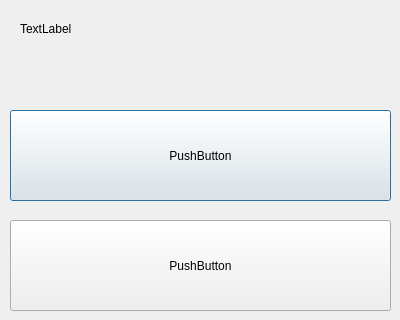
<?xml version="1.0" encoding="UTF-8"?>
<ui version="4.0">
 <class>OptionsDialogCreate</class>
 <widget class="QDialog" name="OptionsDialogCreate">
  <property name="geometry">
   <rect>
    <x>0</x>
    <y>0</y>
    <width>400</width>
    <height>320</height>
   </rect>
  </property>
  <property name="windowTitle">
   <string>Dialog</string>
  </property>
  <widget class="QWidget" name="DialogWidget" native="true">
   <property name="geometry">
    <rect>
     <x>0</x>
     <y>0</y>
     <width>401</width>
     <height>311</height>
    </rect>
   </property>
   <widget class="QWidget" name="TitleWidget" native="true">
    <property name="geometry">
     <rect>
      <x>10</x>
      <y>10</y>
      <width>381</width>
      <height>41</height>
     </rect>
    </property>
    <widget class="QLabel" name="HeadlineLabel">
     <property name="geometry">
      <rect>
       <x>10</x>
       <y>10</y>
       <width>67</width>
       <height>17</height>
      </rect>
     </property>
     <property name="text">
      <string>TextLabel</string>
     </property>
    </widget>
   </widget>
   <widget class="QWidget" name="widget" native="true">
    <property name="geometry">
     <rect>
      <x>10</x>
      <y>110</y>
      <width>381</width>
      <height>201</height>
     </rect>
    </property>
    <widget class="QPushButton" name="CreateNoteGroupButton">
     <property name="geometry">
      <rect>
       <x>0</x>
       <y>0</y>
       <width>381</width>
       <height>91</height>
      </rect>
     </property>
     <property name="cursor">
      <cursorShape>ArrowCursor</cursorShape>
     </property>
     <property name="text">
      <string>PushButton</string>
     </property>
    </widget>
    <widget class="QPushButton" name="CreateNoteButton">
     <property name="geometry">
      <rect>
       <x>0</x>
       <y>110</y>
       <width>381</width>
       <height>91</height>
      </rect>
     </property>
     <property name="text">
      <string>PushButton</string>
     </property>
    </widget>
   </widget>
  </widget>
 </widget>
 <resources/>
 <connections/>
</ui>
